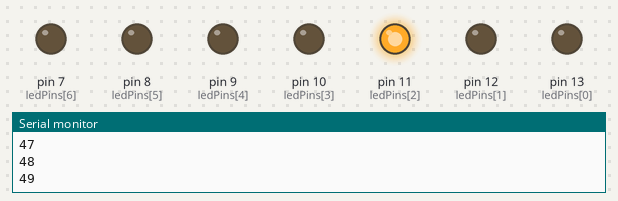
Simulated run of this sketch. Board: Arduino Uno, built with avr-gcc and run on an emulated ATmega328P. On the bench: output pins drawn as LEDs (lit = HIGH), the last lines printed to the serial monitor.

Above: at 17.63 s.
At 23.36 s:
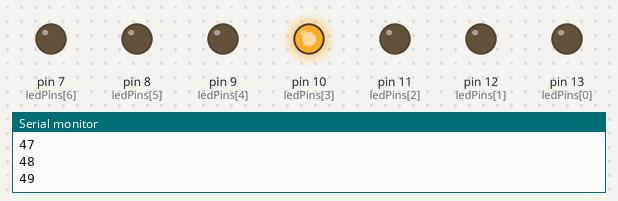
At 29.3 s:
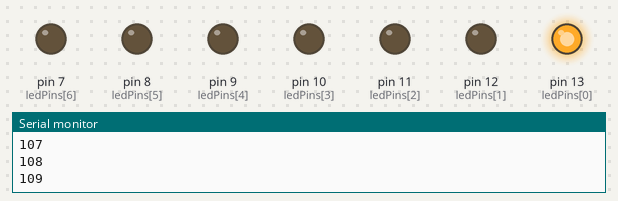
At 32.6 s:
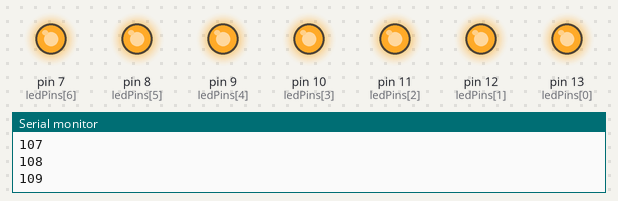
At 35.0 s:
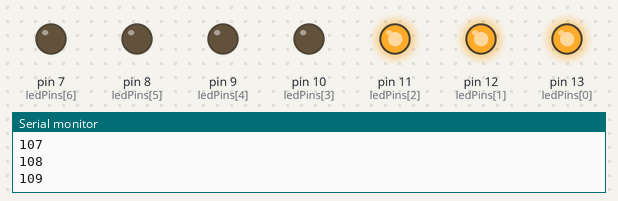
At 38.5 s:
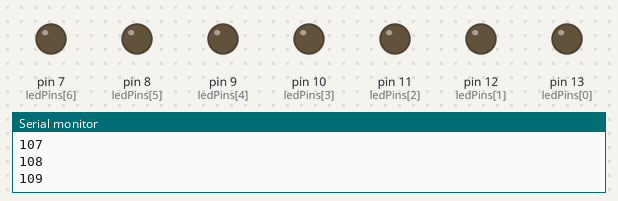
Timing chart, 0 to 40.0 s (numbered marks = the images above):
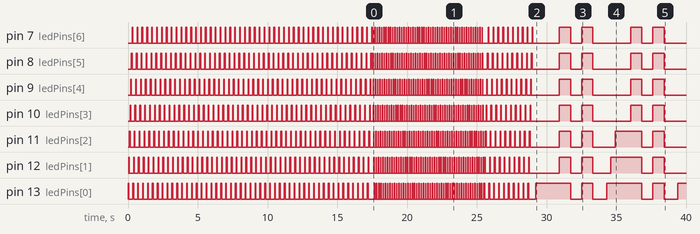

The sketch:

Pisca_Pisca.ino
```cpp
int ledPins[] = {13,12,11,10,9,8,7};
int pinCount = 7;
int countLoop = 0;
int countLoopInt = 0;


void setup() {
   for (int count = 0; count < pinCount; count++)  {
     pinMode(ledPins[count], OUTPUT);
   }
   Serial.begin(9600);
}

void loop() {
    Serial.println(countLoop);

    for (int thisPin = 0; thisPin < pinCount; thisPin++) {
      digitalWrite(ledPins[thisPin], HIGH);
      delay(50);
      digitalWrite(ledPins[thisPin], LOW);
    }

    countLoop += 1;
    if(countLoop %50 == 0){
      while(countLoop %100 != 0){
        for (int thisPin = pinCount; thisPin >= 0; thisPin--) {
          digitalWrite(ledPins[thisPin], HIGH);
          delay(20);
          digitalWrite(ledPins[thisPin], LOW);
        }
        countLoop +=1 ;
      }
    }

    if (countLoop %70 == 0){
      Serial.println("Pisca, pausa...");
      for(countLoopInt = 0; countLoopInt < 8 ; countLoopInt++){
        Serial.println("Pisca, pausa...Uhuuu");
        Serial.println(countLoopInt);
        for (int thisPin = 0; thisPin < pinCount; thisPin++) {
          digitalWrite(ledPins[thisPin], LOW);
        }

        delay(800);

        for (int thisPin = 0; thisPin < pinCount/2; thisPin++) {
          digitalWrite(ledPins[thisPin], HIGH);
        }

        delay(800);

        for (int thisPin = pinCount/2; thisPin < pinCount; thisPin++) {
          digitalWrite(ledPins[thisPin], HIGH);
        }

        delay(800);

      }
      countLoop = 0;
    }

    if (countLoop %110 == 0){
      for(countLoopInt = 0; countLoopInt < 3 ; countLoopInt++){
        for (int thisPin = 0; thisPin < pinCount; thisPin++) {
          digitalWrite(ledPins[thisPin], LOW);
        }

        delay(200);

        for (int thisPin = 0; thisPin < pinCount/2; thisPin++) {
          if(thisPin%countLoopInt==0){
            digitalWrite(ledPins[thisPin], HIGH);
          }else{
            digitalWrite(ledPins[thisPin], LOW);
          }
          delay(300);
        }

        delay(800);

        for (int i = 0; i< 2;i++){
          for (int thisPin = 0; thisPin < pinCount; thisPin++) {
            digitalWrite(ledPins[thisPin], HIGH);
          }
          delay(800);
          for (int thisPin = 0; thisPin < pinCount; thisPin++) {
            digitalWrite(ledPins[thisPin], LOW);
          }
          delay(800);
        }

      }
      countLoop = 0;
    }


}
```
